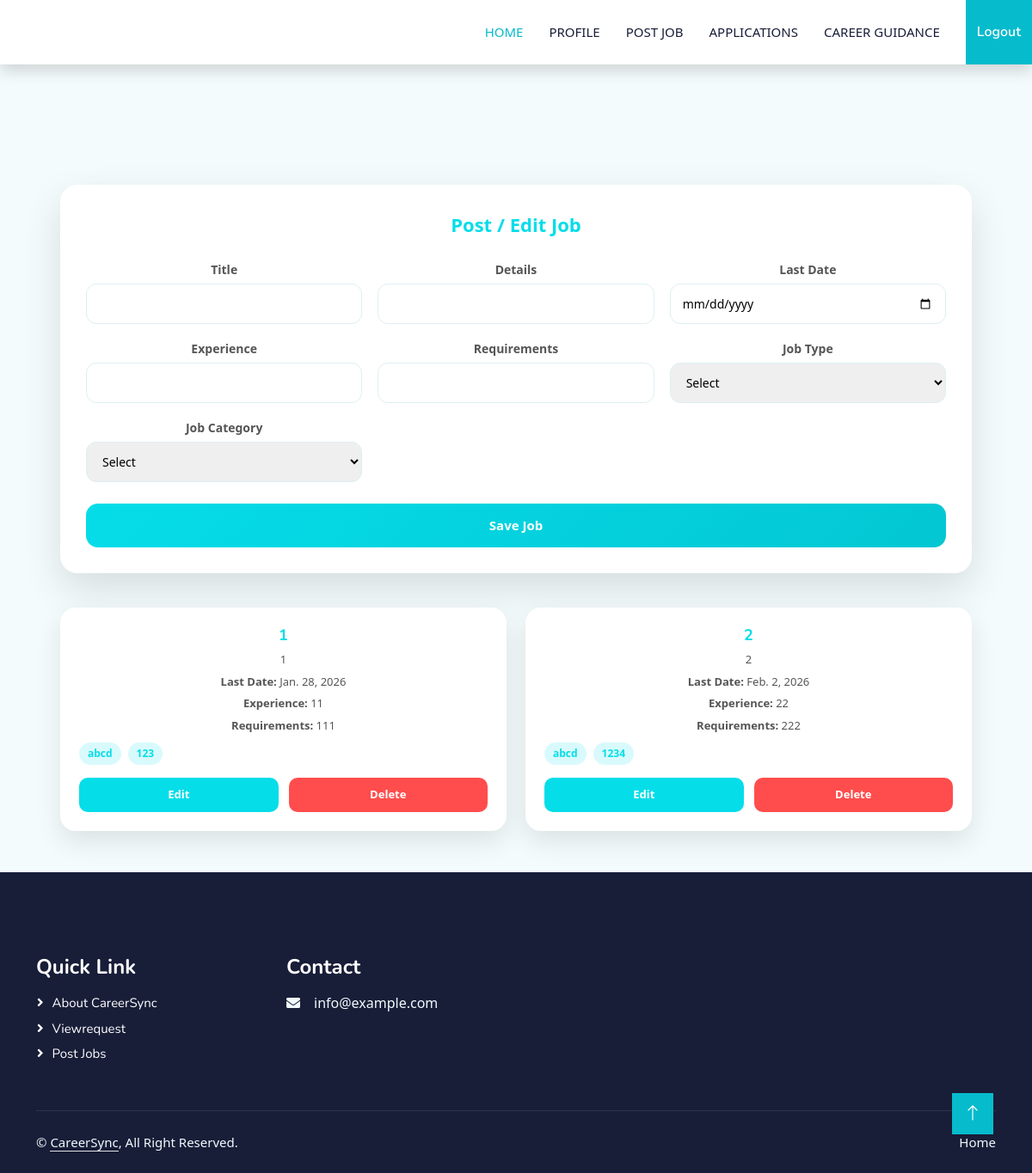
The page /Recruiter/Job/ (signed in) on the database its author committed.
### Recruiter/models.py (models this page shows)
class tbl_job(models.Model):
    job_title=models.CharField(max_length=50)
    job_details=models.CharField(max_length=50)
    job_lastdate=models.DateField()
    job_date=models.DateField(auto_now_add=True)
    job_experience=models.CharField(max_length=50)
    job_requirment=models.CharField(max_length=50)
    jobtype=models.ForeignKey(tbl_jobtype,on_delete=models.CASCADE)
    jobcategory=models.ForeignKey(tbl_jobcategory,on_delete=models.CASCADE)
    recruiter=models.ForeignKey(tbl_recruiter,on_delete=models.CASCADE)

### Admin/models.py (models this page shows)
class tbl_jobtype(models.Model):
    jobtype_name=models.CharField(max_length=50)

class tbl_jobcategory(models.Model):
    jobcategory_name=models.CharField(max_length=50)

### Recruiter/views.py (the view)
# urls.py: path('Job/',views.Job,name='Job'),
def Job(request):
    if "rid" not in request.session:
        return redirect("Guest:Login")
    else:
        recruiter = tbl_recruiter.objects.get(id=request.session['rid'])
        jobtype=tbl_jobtype.objects.all()
        jobcategory=tbl_jobcategory.objects.all()
        jobdata=tbl_job.objects.filter(recruiter=request.session['rid'])
    if request.method=="POST":
        title=request.POST.get('txt_title')
        details=request.POST.get('txt_details')
        date=request.POST.get('todate')
        experience=request.POST.get('txt_exp')
        requirment=request.POST.get('txt_req')
        jobtype=tbl_jobtype.objects.get(id=request.POST.get('sel_jt'))
        jobcategory=tbl_jobcategory.objects.get(id=request.POST.get('sel_jc'))
        tbl_job.objects.create(job_title=title,job_details=details,job_lastdate=date,job_experience=experience,job_requirment=requirment,jobtype=jobtype,jobcategory=jobcategory,recruiter=recruiter)
        return render(request,'Recruiter/Job.html',{'msg':'Data inserted'})
    else:
        return render(request,'Recruiter/Job.html',{'jobtypedata':jobtype,'jobcatdata':jobcategory,'jobdata':jobdata})

### Recruiter/Templates/Recruiter/Job.html (shortened to what this page needs)
{% extends 'Recruiter/Header.html' %}
{% block content %}
<div class="job-wrapper">
    <div class="job-form-card">
        <div class="job-title">Post / Edit Job</div>
        <form method="post">
            <div class="job-grid">
                <div class="form-group">
                    <label>Title</label>
                    <input type="text" name="txt_title" value="{{editdata.job_title}}" required>
                </div>
                <div class="form-group">
                    <label>Details</label>
                    <input type="text" name="txt_details" value="{{editdata.job_details}}" required>
                </div>
                <div class="form-group">
                    <label>Last Date</label>
                    <input type="date" name="todate" value="{{editdata.job_lastdate}}" required>
                </div>
                <div class="form-group">
                    <label>Experience</label>
                    <input type="text" name="txt_exp" value="{{editdata.job_experience}}" required>
                </div>
                <div class="form-group">
                    <label>Requirements</label>
                    <input type="text" name="txt_req" value="{{editdata.job_requirment}}" required>
                </div>
                <div class="form-group">
                    <label>Job Type</label>
                    <select name="sel_jt" required>
                        <option value="">Select</option>
                    </select>
                </div>
                <div class="form-group">
                    <label>Job Category</label>
                    <select name="sel_jc" required>
                        <option value="">Select</option>
                    </select>
                </div>
            </div>
            <button type="submit" class="submit-btn">Save Job</button>
        </form>
    </div>
    <div class="job-list">
        {% for i in jobdata %}
        <div class="job-card">
            <h3>{{i.job_title}}</h3>
            <div class="job-info">{{i.job_details}}</div>
            <div class="job-info"><strong>Last Date:</strong> {{i.job_lastdate}}</div>
            <div class="job-info"><strong>Experience:</strong> {{i.job_experience}}</div>
            <div class="job-info"><strong>Requirements:</strong> {{i.job_requirment}}</div>
            <div class="job-tags">
                <span class="tag">{{i.jobtype.jobtype_name}}</span>
                <span class="tag">{{i.jobcategory.jobcategory_name}}</span>
            </div>
            <div class="job-actions">
                <a href="{% url 'Recruiter:editjob' i.id %}" class="btn-edit">Edit</a>
                <a href="{% url 'Recruiter:deljob' i.id %}" class="btn-delete">Delete</a>
            </div>
        </div>
        {% endfor %}
    </div>
</div>
{% endblock %}

### Guest/static/Main/css/style.css (style rules this page uses)
:root { --primary: #06BBCC; --light: #F0FBFC; --dark: #181d38; }

### Recruiter/Templates/Recruiter/Job.html (style rules this page uses)
body { background: #f4fbfc; font-family: "Segoe UI", sans-serif; }
.job-wrapper { max-width: 1100px; margin: 40px auto; padding: 0 20px; }
.job-form-card { background: #ffffff; border-radius: 20px; box-shadow: 0 18px 45px rgba(0, 0, 0, 0.12); padding: 30px; margin-bottom: 40px; }
.job-title { font-size: 22px; font-weight: 700; color: #05dde9; margin-bottom: 25px; text-align: center; }
.job-grid { display: grid; grid-template-columns: repeat(auto-fit, minmax(250px, 1fr)); gap: 18px; }
.form-group label { font-size: 14px; font-weight: 600; color: #555; margin-bottom: 6px; display: block; }
.form-group input, .form-group select { width: 100%; padding: 12px 14px; border-radius: 12px; border: 1px solid #dfeff2; font-size: 14px; outline: none; transition: 0.3s; }
.submit-btn { margin-top: 25px; width: 100%; padding: 14px; background: linear-gradient(135deg, #05dde9, #03c7d3); color: #fff; border: none; border-radius: 14px; font-size: 15px; font-weight: 700; cursor: pointer; transition: 0.3s; }
.job-list { display: grid; grid-template-columns: repeat(auto-fit, minmax(320px, 1fr)); gap: 22px; }
.job-card { background: #ffffff; border-radius: 18px; padding: 22px; box-shadow: 0 12px 30px rgba(0, 0, 0, 0.1); transition: 0.3s; }
.job-card h3 { font-size: 18px; font-weight: 700; color: #05dde9; margin-bottom: 8px; }
.job-info { font-size: 13px; color: #555; margin-bottom: 6px; }
.job-tags { margin: 10px 0; display: flex; gap: 8px; flex-wrap: wrap; }
.tag { background: rgba(5, 221, 233, 0.15); color: #05dde9; padding: 4px 10px; border-radius: 20px; font-size: 12px; font-weight: 600; }
.job-actions { margin-top: 15px; display: flex; gap: 12px; }
.btn-edit, .btn-delete { flex: 1; padding: 10px; border-radius: 10px; font-size: 13px; font-weight: 700; text-align: center; text-decoration: none; }
.btn-edit { background: #05dde9; color: #fff; }
.btn-delete { background: #ff4d4d; color: #fff; }

### rows shown on the page
tbl_job: job_title "1", job_details "1", job_lastdate "Jan. 28, 2026", job_experience "11", job_requirment "111", jobtype.jobtype_name "abcd", jobcategory.jobcategory_name "123"
tbl_job: job_title "2", job_details "2", job_lastdate "Feb. 2, 2026", job_experience "22", job_requirment "222", jobtype.jobtype_name "abcd", jobcategory.jobcategory_name "1234"
